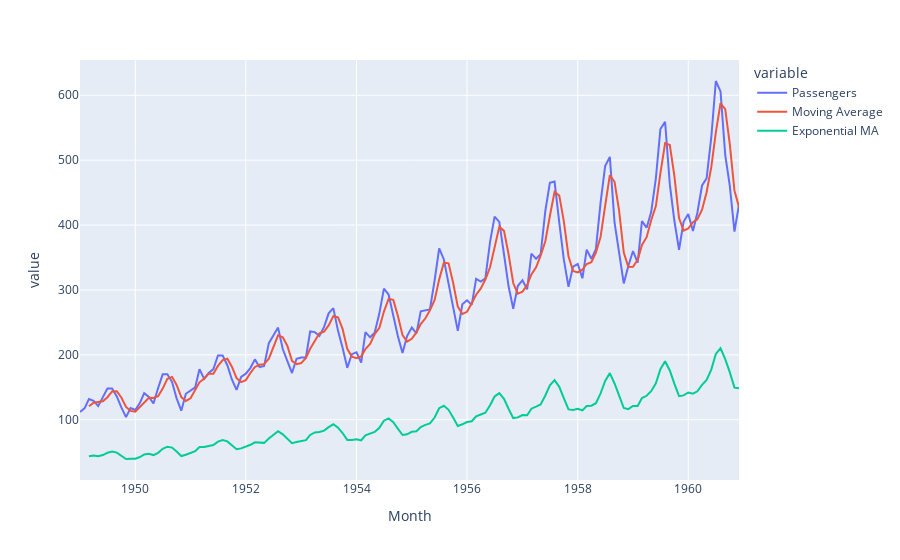

This figure's notebook cell:
### Code cell
weights = np.array([0.05, 0.1, 0.2])
df_pt2['Exponential MA'] = df['Passengers'].rolling(3).apply(lambda x: np.sum(weights*x))
fig = px.line(df_pt2, df_pt2['Month'], df_pt2.columns)
fig.show()

### Figure 1 — Plotly figure (JSON) as saved in the notebook; plotly's stock layout.template omitted (floating-point values rounded to 4 significant figures; data arrays with more than 128 entries replaced by an {"elided": "..."} marker saying what was removed)
{"data": [{"hovertemplate": "variable=Passengers<br>Month=%{x}<br>value=%{y}<extra></extra>", "legendgroup": "Passengers", "line": {"color": "#636efa", "dash": "solid"}, "marker": {"symbol": "circle"}, "mode": "lines", "name": "Passengers", "orientation": "v", "showlegend": true, "type": "scatter", "x": {"elided": "144 str values"}, "xaxis": "x", "y": {"elided": "144 int values"}, "yaxis": "y"}, {"hovertemplate": "variable=Moving Average<br>Month=%{x}<br>value=%{y}<extra></extra>", "legendgroup": "Moving Average", "line": {"color": "#EF553B", "dash": "solid"}, "marker": {"symbol": "circle"}, "mode": "lines", "name": "Moving Average", "orientation": "v", "showlegend": true, "type": "scatter", "x": {"elided": "144 str values"}, "xaxis": "x", "y": {"elided": "144 float values"}, "yaxis": "y"}, {"hovertemplate": "variable=Exponential MA<br>Month=%{x}<br>value=%{y}<extra></extra>", "legendgroup": "Exponential MA", "line": {"color": "#00cc96", "dash": "solid"}, "marker": {"symbol": "circle"}, "mode": "lines", "name": "Exponential MA", "orientation": "v", "showlegend": true, "type": "scatter", "x": {"elided": "144 str values"}, "xaxis": "x", "y": {"elided": "144 float values"}, "yaxis": "y"}], "layout": {"legend": {"title": {"text": "variable"}, "tracegroupgap": 0}, "margin": {"t": 60}, "xaxis": {"anchor": "y", "domain": [0, 1], "title": {"text": "Month"}}, "yaxis": {"anchor": "x", "domain": [0, 1], "title": {"text": "value"}}}}
